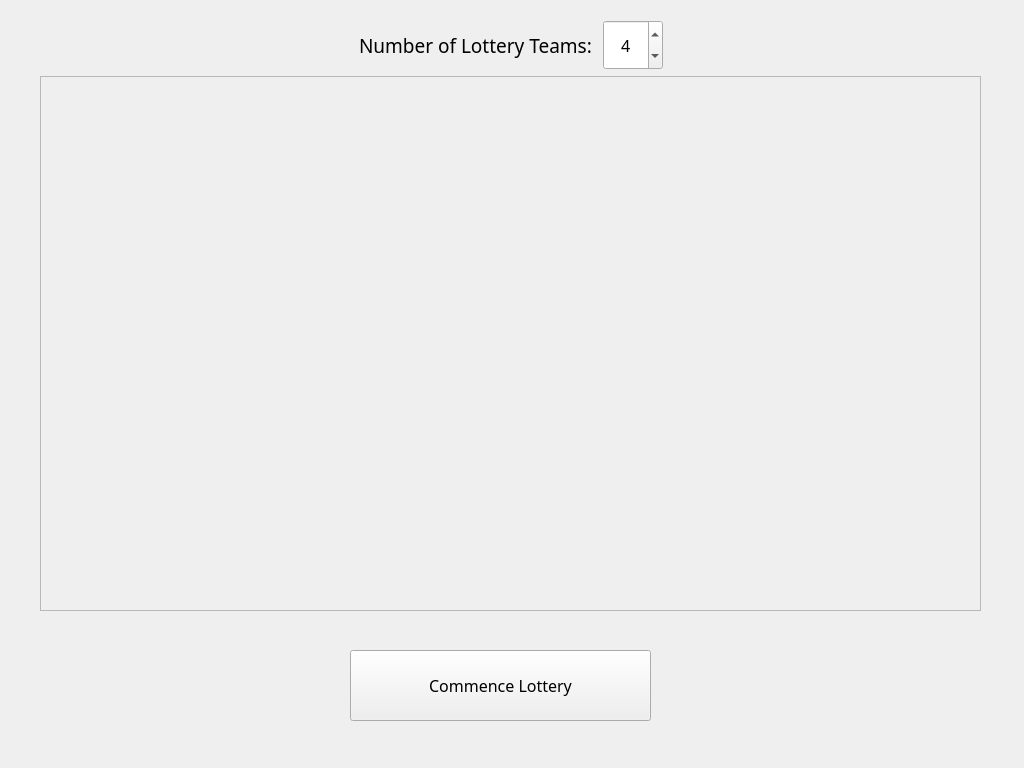
<?xml version="1.0" encoding="UTF-8"?>
<ui version="4.0">
 <class>MainWindow</class>
 <widget class="QMainWindow" name="MainWindow">
  <property name="geometry">
   <rect>
    <x>0</x>
    <y>0</y>
    <width>1024</width>
    <height>768</height>
   </rect>
  </property>
  <property name="minimumSize">
   <size>
    <width>1024</width>
    <height>768</height>
   </size>
  </property>
  <property name="maximumSize">
   <size>
    <width>1024</width>
    <height>768</height>
   </size>
  </property>
  <property name="windowTitle">
   <string>MainWindow</string>
  </property>
  <property name="autoFillBackground">
   <bool>true</bool>
  </property>
  <widget class="QWidget" name="centralwidget">
   <widget class="QWidget" name="verticalLayoutWidget">
    <property name="geometry">
     <rect>
      <x>40</x>
      <y>20</y>
      <width>941</width>
      <height>591</height>
     </rect>
    </property>
    <layout class="QVBoxLayout" name="verticalLayout">
     <property name="sizeConstraint">
      <enum>QLayout::SizeConstraint::SetDefaultConstraint</enum>
     </property>
     <item>
      <layout class="QHBoxLayout" name="horizontalLayout">
       <item>
        <spacer name="horizontalSpacer_2">
         <property name="orientation">
          <enum>Qt::Orientation::Horizontal</enum>
         </property>
         <property name="sizeHint" stdset="0">
          <size>
           <width>40</width>
           <height>20</height>
          </size>
         </property>
        </spacer>
       </item>
       <item>
        <widget class="QLabel" name="label">
         <property name="font">
          <font>
           <family>Inter Tight</family>
           <pointsize>14</pointsize>
          </font>
         </property>
         <property name="text">
          <string>Number of Lottery Teams: </string>
         </property>
        </widget>
       </item>
       <item>
        <widget class="QDoubleSpinBox" name="dsbTeamCount">
         <property name="minimumSize">
          <size>
           <width>60</width>
           <height>50</height>
          </size>
         </property>
         <property name="maximumSize">
          <size>
           <width>100</width>
           <height>100</height>
          </size>
         </property>
         <property name="font">
          <font>
           <family>Inter Tight</family>
           <pointsize>12</pointsize>
          </font>
         </property>
         <property name="autoFillBackground">
          <bool>false</bool>
         </property>
         <property name="frame">
          <bool>true</bool>
         </property>
         <property name="alignment">
          <set>Qt::AlignmentFlag::AlignCenter</set>
         </property>
         <property name="decimals">
          <number>0</number>
         </property>
         <property name="minimum">
          <double>2.000000000000000</double>
         </property>
         <property name="maximum">
          <double>20.000000000000000</double>
         </property>
         <property name="value">
          <double>4.000000000000000</double>
         </property>
        </widget>
       </item>
       <item>
        <spacer name="horizontalSpacer">
         <property name="orientation">
          <enum>Qt::Orientation::Horizontal</enum>
         </property>
         <property name="sizeType">
          <enum>QSizePolicy::Policy::MinimumExpanding</enum>
         </property>
         <property name="sizeHint" stdset="0">
          <size>
           <width>200</width>
           <height>20</height>
          </size>
         </property>
        </spacer>
       </item>
      </layout>
     </item>
     <item>
      <widget class="QScrollArea" name="teamScrollArea">
       <property name="widgetResizable">
        <bool>true</bool>
       </property>
       <widget class="QWidget" name="teamListWidget">
        <property name="geometry">
         <rect>
          <x>0</x>
          <y>0</y>
          <width>937</width>
          <height>529</height>
         </rect>
        </property>
        <property name="font">
         <font>
          <family>Inter Tight</family>
          <pointsize>11</pointsize>
         </font>
        </property>
       </widget>
      </widget>
     </item>
    </layout>
   </widget>
   <widget class="QPushButton" name="btnDoLottery">
    <property name="geometry">
     <rect>
      <x>350</x>
      <y>650</y>
      <width>301</width>
      <height>71</height>
     </rect>
    </property>
    <property name="font">
     <font>
      <family>Inter Tight</family>
      <pointsize>12</pointsize>
      <bold>false</bold>
     </font>
    </property>
    <property name="text">
     <string>Commence Lottery</string>
    </property>
   </widget>
   <widget class="QLabel" name="label_2">
    <property name="geometry">
     <rect>
      <x>810</x>
      <y>630</y>
      <width>101</width>
      <height>101</height>
     </rect>
    </property>
    <property name="text">
     <string>&lt;html&gt;&lt;head/&gt;&lt;body&gt;&lt;p&gt;&lt;img src=&quot;:/resources/yofhllogo.png&quot;/&gt;&lt;/p&gt;&lt;/body&gt;&lt;/html&gt;</string>
    </property>
   </widget>
  </widget>
  <widget class="QMenuBar" name="menubar">
   <property name="geometry">
    <rect>
     <x>0</x>
     <y>0</y>
     <width>1024</width>
     <height>21</height>
    </rect>
   </property>
  </widget>
 </widget>
 <resources/>
 <connections/>
</ui>
